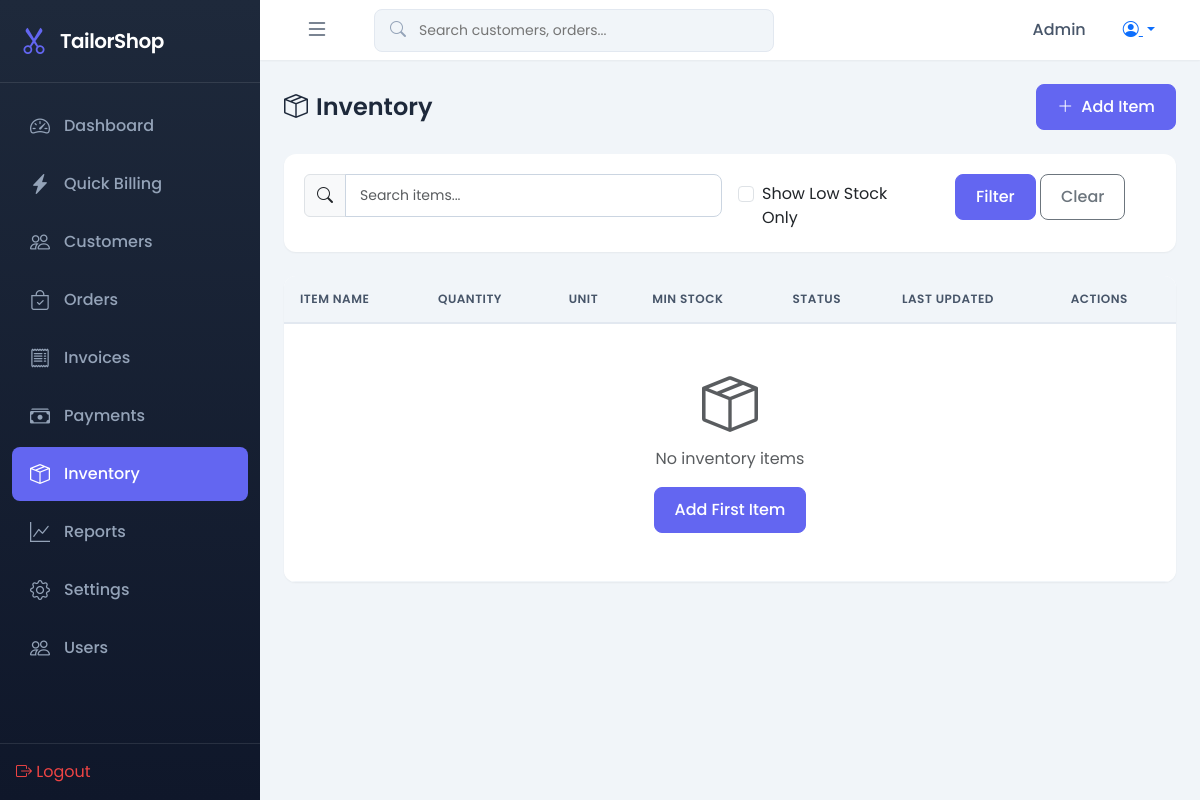
The page /inventory/ (signed in) on the database as committed earlier.
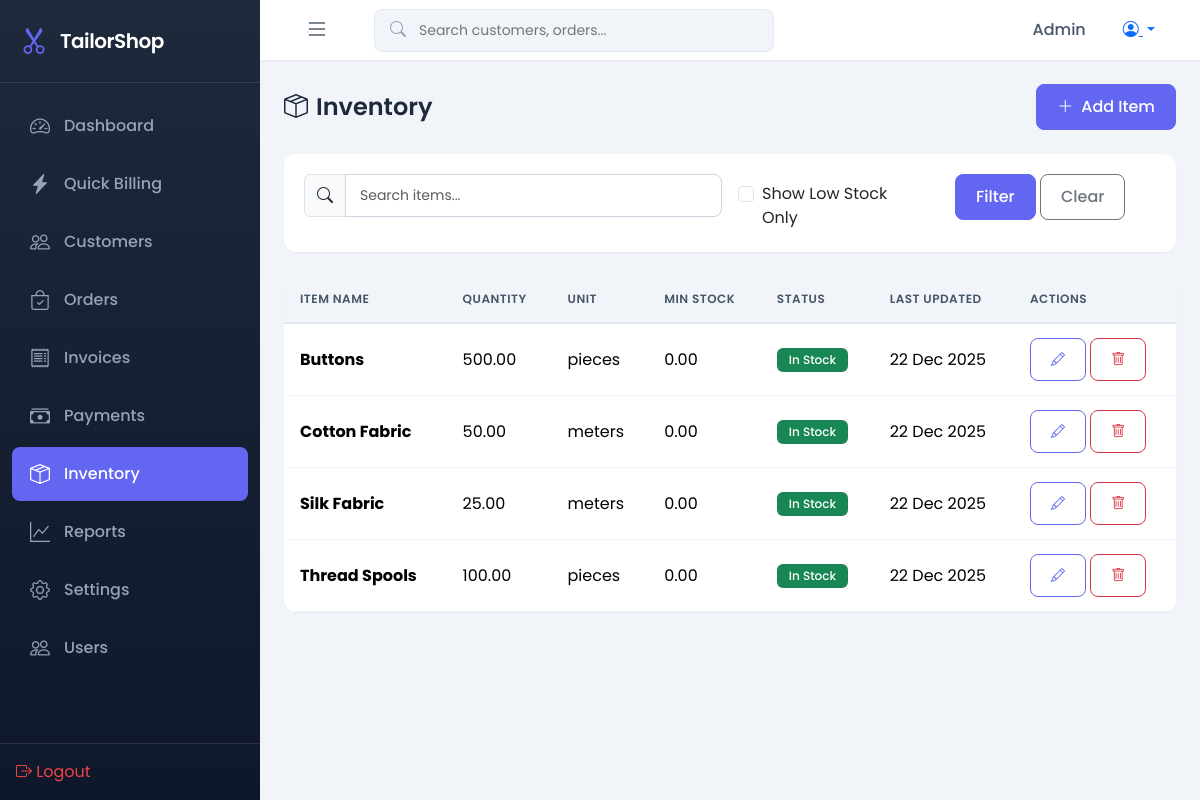
The same page on the database as committed later.
### shop/models.py (models this page shows, shortened)
class Inventory(models.Model):
    UNIT_CHOICES = [
        ('meters', 'Meters'),
        ('yards', 'Yards'),
        ('pieces', 'Pieces'),
        ('rolls', 'Rolls'),
        ('boxes', 'Boxes'),
        ('kg', 'Kilograms'),
    ]
    item_name = models.CharField(max_length=100)
    description = models.TextField(blank=True)
    quantity = models.DecimalField(max_digits=10, decimal_places=2, default=0)
    unit = models.CharField(max_length=20, choices=UNIT_CHOICES, default='meters')
    min_stock_level = models.DecimalField(max_digits=10, decimal_places=2, default=0)
    cost_per_unit = models.DecimalField(max_digits=10, decimal_places=2, default=0)
    supplier = models.CharField(max_length=100, blank=True)
    updated_at = models.DateTimeField(auto_now=True)
    created_at = models.DateTimeField(auto_now_add=True)
    @property
    def is_low_stock(self):
        return self.quantity <= self.min_stock_level
    class Meta:
        verbose_name_plural = 'Inventory'
        ordering = ['item_name']

### shop/views.py (the view)
# urls.py: path('inventory/', views.inventory_list, name='inventory_list'),
@login_required
def inventory_list(request):
    query = request.GET.get('q', '')
    show_low_stock = request.GET.get('low_stock', '')
    items = Inventory.objects.all()
    if query:
        items = items.filter(item_name__icontains=query)
    if show_low_stock:
        items = items.filter(quantity__lte=F('min_stock_level'))
    return render(request, 'shop/inventory_list.html', {
        'items': items,
        'query': query,
        'show_low_stock': show_low_stock
    })

### templates/shop/inventory_list.html (shortened to what this page needs)
{% extends 'base.html' %}
{% block content %}
<div class="page-header">
    <h1><i class="bi bi-box-seam me-2"></i>Inventory</h1>
    <div class="btn-group">
        <a href="{% url 'inventory_add' %}" class="btn btn-primary">
            <i class="bi bi-plus-lg me-2"></i>Add Item
        </a>
    </div>
</div>
<div class="card mb-4">
    <div class="card-body">
        <form method="get" class="row g-3">
            <div class="col-md-6">
                <div class="input-group">
                    <span class="input-group-text"><i class="bi bi-search"></i></span>
                    <input type="text" name="q" class="form-control" placeholder="Search items..." value="{{ query }}">
                </div>
            </div>
            <div class="col-md-3">
                <div class="form-check form-check-inline pt-2">
                    <input class="form-check-input" type="checkbox" name="low_stock" value="1" {% if show_low_stock %}checked{% endif %}>
                    <label class="form-check-label">Show Low Stock Only</label>
                </div>
            </div>
            <div class="col-md-3">
                <button type="submit" class="btn btn-primary">Filter</button>
                <a href="{% url 'inventory_list' %}" class="btn btn-outline-secondary">Clear</a>
            </div>
        </form>
    </div>
</div>
<div class="table-container">
    <table class="table">
        <thead>
            <tr>
                <th>Item Name</th>
                <th>Quantity</th>
                <th>Unit</th>
                <th>Min Stock</th>
                <th>Status</th>
                <th>Last Updated</th>
                <th>Actions</th>
            </tr>
        </thead>
        <tbody>
            {% for item in items %}
            <tr class="{% if item.is_low_stock %}table-warning{% endif %}">
                <td>
                    <strong>{{ item.item_name }}</strong>
                </td>
                <td class="{% if item.is_low_stock %}text-danger fw-bold{% endif %}">{{ item.quantity }}</td>
                <td>{{ item.unit }}</td>
                <td>{{ item.min_stock_level }}</td>
                <td>
                    {% if item.is_low_stock %}
                    <span class="badge bg-warning"><i class="bi bi-exclamation-triangle me-1"></i>Low Stock</span>
                    {% else %}
                    <span class="badge bg-success">In Stock</span>
                    {% endif %}
                </td>
                <td>{{ item.updated_at|date:"d M Y" }}</td>
                <td>
                    <a href="{% url 'inventory_edit' item.pk %}" class="btn btn-sm btn-outline-primary">
                        <i class="bi bi-pencil"></i>
                    </a>
                    <a href="{% url 'inventory_delete' item.pk %}" class="btn btn-sm btn-outline-danger">
                        <i class="bi bi-trash"></i>
                    </a>
                </td>
            </tr>
            {% empty %}
            <tr>
                <td colspan="7" class="text-center py-5">
                    <i class="bi bi-box-seam display-4 text-muted"></i>
                    <p class="text-muted mt-2">No inventory items</p>
                    <a href="{% url 'inventory_add' %}" class="btn btn-primary">Add First Item</a>
                </td>
            </tr>
            {% endfor %}
        </tbody>
    </table>
</div>
{% endblock %}

Rows that differ between the two databases and show on the page:
added Inventory: item_name "Buttons", quantity "500.00", unit "pieces", min_stock_level "0.00", shows "In Stock", updated_at "22 Dec 2025"
added Inventory: item_name "Cotton Fabric", quantity "50.00", unit "meters", min_stock_level "0.00", shows "In Stock", updated_at "22 Dec 2025"
added Inventory: item_name "Silk Fabric", quantity "25.00", unit "meters", min_stock_level "0.00", shows "In Stock", updated_at "22 Dec 2025"
added Inventory: item_name "Thread Spools", quantity "100.00", unit "pieces", min_stock_level "0.00", shows "In Stock", updated_at "22 Dec 2025"
Other text that changed with them:
text no longer shown: "No inventory items Add First Item"
